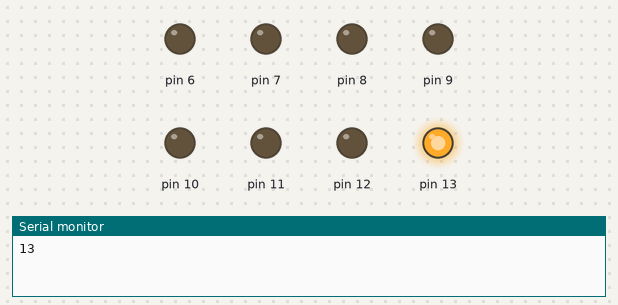
Recording of a sketch running on a simulated Arduino Uno, built with avr-gcc and run on an emulated ATmega328P. Parts: output pins drawn as LEDs (lit = HIGH), the last lines printed to the serial monitor.

Above: at 0.12 s.
At 0.62 s:
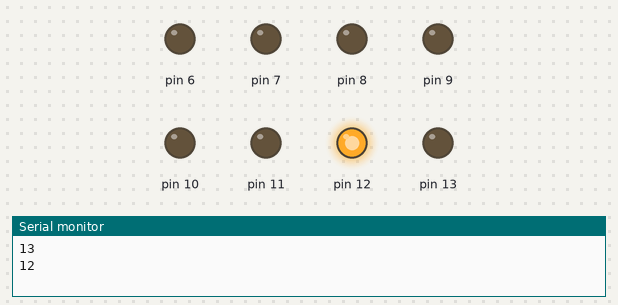
At 1.12 s:
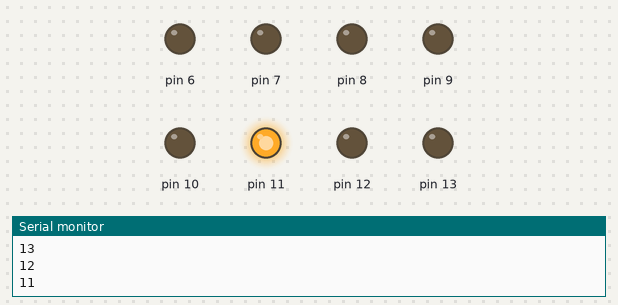
At 2.87 s:
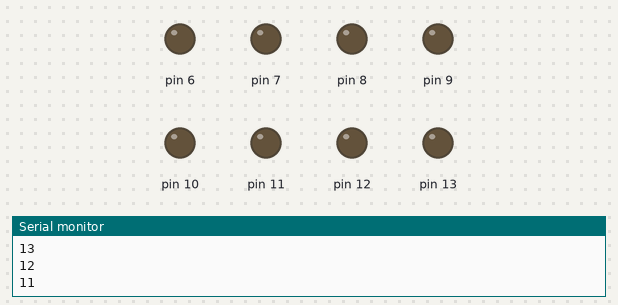
Timing chart, 0 to 3.5 s (numbered marks = the images above):
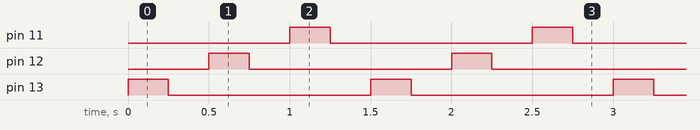

The sketch:

A01_Led_80g_Loop_Break.ino
```cpp
int d = 250;
int i;

void setup()
{
  Serial.begin(9600);
  for(i=6; i<=13; i++)
  {
    pinMode(i,OUTPUT);
  }
}

void loop()
{
  for(i=13;i>=6;i--)
  {
    Serial.println(i);
    if(i==10)
      break;
    digitalWrite(i,HIGH);
    delay(d);

    digitalWrite(i,LOW);
    delay(d);
  }
}
```

Measured:
- by itself, pin 11–13: alternates HIGH for 0.25 s and LOW for 1.3 s
- by itself, everything shown: repeats every 1.5 s, in 6 steps
